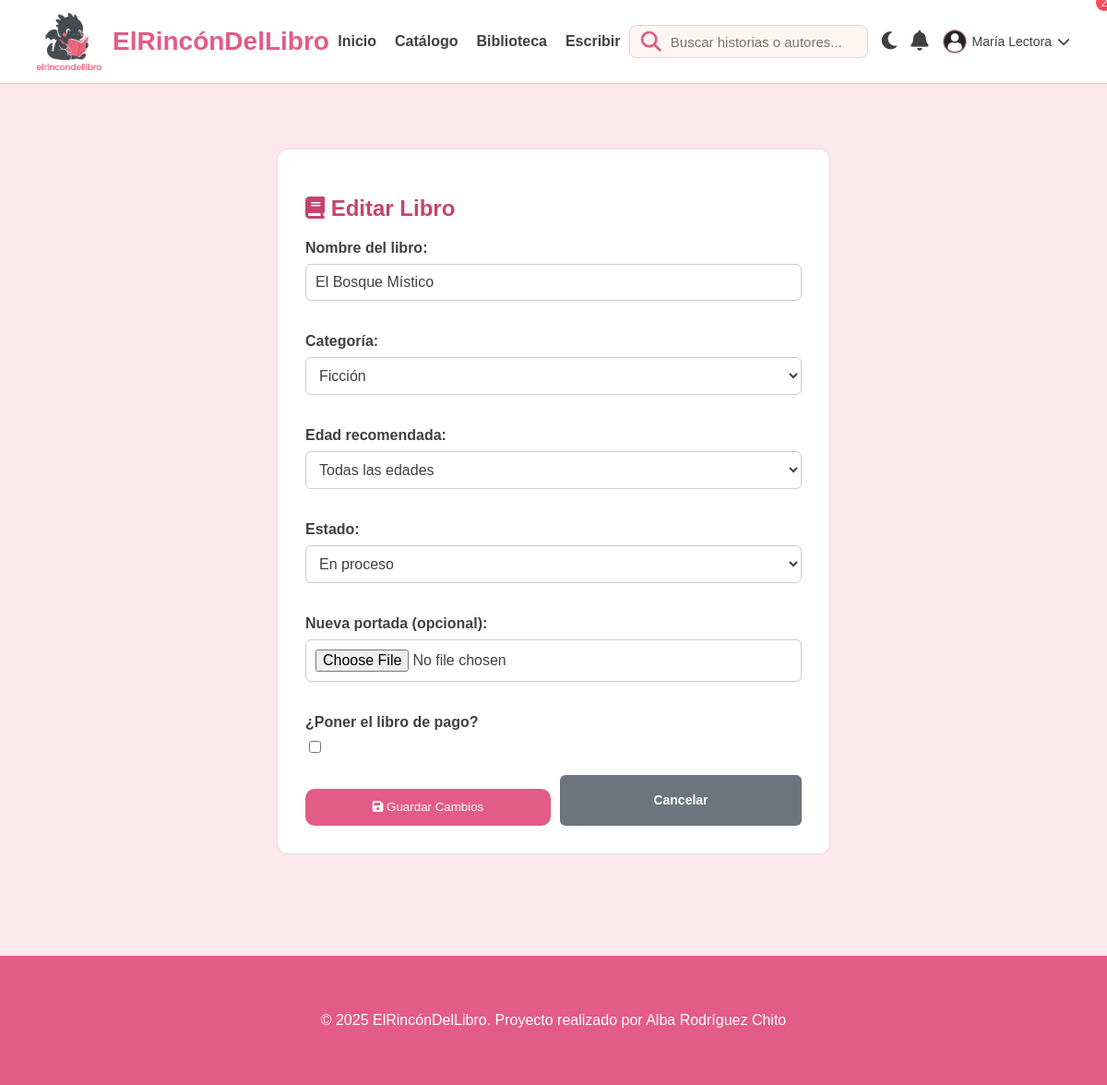
The page /editar_libro.php?id=1 (signed in) on the database its author committed.
### tables this page shows
CREATE TABLE IF NOT EXISTS usuarios (
    id_usuarios INT AUTO_INCREMENT PRIMARY KEY,
    nombre VARCHAR(100) NOT NULL,
    email VARCHAR(100) NOT NULL UNIQUE,
    password VARCHAR(255) NOT NULL,
    avatar VARCHAR(255),
    bio TEXT,
    activo TINYINT(1) DEFAULT 1,
    fecha_registro TIMESTAMP DEFAULT CURRENT_TIMESTAMP
);

CREATE TABLE IF NOT EXISTS libros (
    id_libros INT AUTO_INCREMENT PRIMARY KEY,
    usuario_id INT NOT NULL,
    categoria_id INT,
    titulo VARCHAR(255) NOT NULL,
    portada VARCHAR(255),
    precio DECIMAL(8,2) DEFAULT 0,
    edad_recomendada INT DEFAULT 0,
    estado VARCHAR(20) DEFAULT 'en_proceso',
    fecha_creacion TIMESTAMP DEFAULT CURRENT_TIMESTAMP,
    FOREIGN KEY (usuario_id) REFERENCES usuarios(id_usuarios) ON DELETE CASCADE,
    FOREIGN KEY (categoria_id) REFERENCES categorias(id_categorias) ON DELETE SET NULL
);

CREATE TABLE IF NOT EXISTS categorias (
    id_categorias INT AUTO_INCREMENT PRIMARY KEY,
    nombre VARCHAR(50) NOT NULL
);

### editar_libro.php (the view, shortened to what this page needs)
<?php
include 'conexion.php';
$id_libro = isset($_GET['id']) ? (int)$_GET['id'] : 0;
$usuario_id = $_SESSION['usuario_id'];
$sql = "SELECT * FROM libros WHERE id_libros = $id_libro AND usuario_id = $usuario_id";
$res = $conexion->query($sql);
$libro = $res->fetch_assoc();
$categorias = $conexion->query("SELECT * FROM categorias ORDER BY nombre");
?>
<!DOCTYPE html>
<html lang="es">
<head>
    <link rel="stylesheet" href="CSS/style1.css">
    <link rel="stylesheet" href="https://cdnjs.cloudflare.com/ajax/libs/font-awesome/6.5.0/css/all.min.css">
</head>
<body>
    <?php include 'partials/header.php'; ?>
    <div class="container">
        <div class="card-form" style="max-width: 600px; margin: 50px auto; padding: 30px; border: 1px solid #ddd; border-radius: 12px; background: #fff;">
            <h2 style="color: var(--rosa-800); margin-bottom: 20px;">
                <i class="fa-solid fa-book"></i> Editar Libro
            </h2>
            <form action="procesar_edicion_libro.php" method="POST" enctype="multipart/form-data">
                <div style="margin-bottom: 20px;">
                    <label for="nuevo_titulo" style="display: block; margin-bottom: 8px; font-weight: bold;">Nombre del libro:</label>
                    <input type="text" id="nuevo_titulo" name="nuevo_titulo"
                           value="<?php echo htmlspecialchars($libro['titulo']); ?>"
                           class="input-field" required style="width: 100%; padding: 10px; border: 1px solid #ccc; border-radius: 6px;">
                </div>
                <div style="margin-bottom: 20px;">
                    <label for="categoria_id" style="display: block; margin-bottom: 8px; font-weight: bold;">Categoría:</label>
                    <select id="categoria_id" name="categoria_id" class="input-field" style="width: 100%; padding: 10px; border: 1px solid #ccc; border-radius: 6px;">
                        <?php while ($cat = $categorias->fetch_assoc()): ?>
                            <option value="<?php echo $cat['id_categorias']; ?>" <?php echo $libro['categoria_id'] == $cat['id_categorias'] ? 'selected' : ''; ?>><?php echo htmlspecialchars($cat['nombre']); ?></option>
                        <?php endwhile; ?>
                    </select>
                </div>
                <div style="margin-bottom: 20px;">
                    <label for="edad_recomendada" style="display: block; margin-bottom: 8px; font-weight: bold;">Edad recomendada:</label>
                    <select id="edad_recomendada" name="edad_recomendada" class="input-field" style="width: 100%; padding: 10px; border: 1px solid #ccc; border-radius: 6px;">
                        <option value="0" <?php echo $libro['edad_recomendada'] == 0 ? 'selected' : ''; ?>>Todas las edades</option>
                    </select>
                </div>
                <div style="margin-bottom: 20px;">
                    <label for="estado" style="display: block; margin-bottom: 8px; font-weight: bold;">Estado:</label>
                    <select id="estado" name="estado" class="input-field" style="width: 100%; padding: 10px; border: 1px solid #ccc; border-radius: 6px;">
                        <option value="en_proceso" <?php echo $libro['estado'] == 'en_proceso' ? 'selected' : ''; ?>>En proceso</option>
                    </select>
                </div>
                <div style="margin-bottom: 20px;">
                    <label for="portada" style="display: block; margin-bottom: 8px; font-weight: bold;">Nueva portada (opcional):</label>
                    <input type="file" id="portada" name="portada" accept="image/*" class="input-field" style="width: 100%; padding: 10px; border: 1px solid #ccc; border-radius: 6px;">
                </div>
                <div style="margin-bottom: 20px;">
                    <label style="display: block; margin-bottom: 8px; font-weight: bold;">¿Poner el libro de pago?</label>
                    <input type="checkbox" id="es_pago" name="es_pago" <?php echo $libro['precio'] > 0 ? 'checked' : ''; ?> onchange="togglePrecio()">
                </div>
                <div style="display: flex; gap: 10px;">
                    <button type="submit" class="btn-primary" style="flex: 1;">
                        <i class="fa-solid fa-floppy-disk"></i> Guardar Cambios
                    </button>
                    <a href="escribir.php" class="btn-secondary" style="flex: 1; text-align: center; text-decoration: none; line-height: 2.5; background: #6c757d; color: white; border-radius: 6px;">
                        Cancelar
                    </a>
                </div>
            </form>
        </div>
    </div>
    <?php include 'partials/footer.php'; ?>
</body>
</html>

### partials/header.php (shortened to what this page needs)
<?php
include 'conexion.php';
$nombre_usuario = isset($_SESSION['usuario_nombre']) ? $_SESSION['usuario_nombre'] : null;
$usuario_id = isset($_SESSION['usuario_id']) ? $_SESSION['usuario_id'] : null;
$notif_count = 0;
if ($usuario_id) {
    $res_count = $conexion->query("SELECT COUNT(*) AS total FROM notificaciones WHERE usuario_id = $usuario_id AND leida = 0");
    if ($res_count) {
        $row_count = $res_count->fetch_assoc();
        $notif_count = $row_count['total'] ?? 0;
    }
    $avatar_url = 'img/user-default.png';
    $res_avatar = $conexion->query("SELECT avatar FROM usuarios WHERE id_usuarios = $usuario_id LIMIT 1");
    if ($res_avatar && $res_avatar->num_rows === 1) {
        $row = $res_avatar->fetch_assoc();
        if (!empty($row['avatar'])) {
            $avatar_url = $row['avatar'];
        }
    }
}
?>
<header class="header">
    <div class="container header-inner">
        <div class="header-left">
            <img src="img/dragon1.png" class="logo-dragon" alt="logo">
            <h1 class="logo-text">ElRincónDelLibro</h1>
        </div>
        <nav class="nav-menu">
            <a href="index.php">Inicio</a>
            <a href="catalogo.php">Catálogo</a>
            <a href="biblioteca.php">Biblioteca</a>
            <a href="escribir.php">Escribir</a>
        </nav>
        <div class="header-right">
            <form action="catalogo.php" method="GET" class="search-box">
                <i class="fa-solid fa-magnifying-glass search-icon"></i>
                <input type="text" name="search" placeholder="Buscar historias o autores..." value="<?php echo isset($_GET['search']) ? htmlspecialchars($_GET['search']) : ''; ?>">
            </form>
            <div class="dark-mode-switch" onclick="toggleDarkMode()" title="Cambiar modo">
                <i id="dark-icon" class="fa-solid fa-moon"></i>
            </div>
            <div class="notification-dropdown">
                <div class="notification-trigger" id="notifTrigger">
                    <i class="fa-solid fa-bell"></i>
                    <?php if ($nombre_usuario && $notif_count > 0): ?>
                        <span class="notif-count" style="position: absolute; top: -6px; right: -6px; background: #ff4757; color: white; border-radius: 50%; width: 18px; height: 18px; display: inline-flex; align-items: center; justify-content: center; font-size: 0.75rem;"><?php echo $notif_count; ?></span>
                    <?php endif; ?>
                </div>
            </div>
            <?php if ($nombre_usuario): ?>
                <div class="user-menu">
                    <div class="user-trigger">
                        <div class="avatar-container">
                            <img src="<?php echo htmlspecialchars($avatar_url); ?>" alt="Usuario" class="img-login-header">
                        </div>
                        <span class="user-name-text"><?= htmlspecialchars($nombre_usuario) ?></span>
                        <i class="fa-solid fa-chevron-down icon-arrow"></i>
                    </div>
                </div>
            <?php else: ?>
                <a href="login.php" class="login-link"><i class="fa-solid fa-user"></i></a>
            <?php endif; ?>
        </div>
    </div>
</header>

### CSS/style1.css (style rules this page uses)
:root { --rosa-50: #FCE8ED; --rosa-200: #F7B7C8; --rosa-400: #F185A5; --rosa-600: #E35B87; --rosa-800: #C5446C; --crema: #FFF6F2; --gris-100: #F7F7F7; --gris-300: #D5D5D5; --gris-700: #404040; --max-width: 1200px; --color-fondo: var(--rosa-50); --color-texto: var(--gris-700); --color-blanco-elementos: #ffffff; --color-borde: var(--gris-300); --sombra: rgba(0, 0, 0, 0.1); }
* { box-sizing: border-box; }
body { margin: 0; background: var(--color-fondo); font-family: "Verdana", sans-serif; color: var(--color-texto); transition: background 0.3s ease, color 0.3s ease; }
img { display: block; max-width: 100%; }
.container { max-width: var(--max-width); margin: auto; padding: 20px 40px; }
.header { background: var(--color-blanco-elementos); backdrop-filter: blur(6px); border-bottom: 1px solid var(--color-borde); position: sticky; top: 0; z-index: 20; }
.header-inner { display: flex; justify-content: space-between; align-items: center; height: 90px; }
.header-left { display: flex; align-items: center; gap: 12px; }
.logo-dragon { width: 70px; }
.logo-text { font-size: 28px; font-weight: 700; color: var(--rosa-600); }
.nav-menu { display: flex; gap: 20px; }
.nav-menu a { text-decoration: none; color: var(--color-texto); font-size: 16px; font-weight: 600; }
.search-box { display: flex; align-items: center; background: var(--crema); border: 1px solid var(--color-borde); padding: 6px 12px; border-radius: 8px; }
.search-box input { border: none; outline: none; background: transparent; margin-left: 8px; font-size: 15px; color: var(--color-texto); }
.search-icon { color: var(--rosa-600); }
.header-right { display: flex; align-items: center; gap: 15px; font-size: 22px; color: var(--color-texto); }
.btn-primary { margin-top: 15px; background: var(--rosa-600); color: white; border: none; padding: 12px 20px; border-radius: 10px; cursor: pointer; transition: background 0.3s ease, transform 0.2s ease; }
.btn-secondary { background: var(--rosa-400); color: white; border: none; padding: 10px 18px; border-radius: 8px; font-family: "Verdana", sans-serif; font-size: 14px; font-weight: 600; cursor: pointer; transition: background 0.3s ease, transform 0.2s ease; display: inline-flex; align-items: center; justify-content: center; gap: 8px; }
.input-field { width: 100%; padding: 10px; background: var(--color-blanco-elementos); color: var(--color-texto); border: 1px solid var(--color-borde); border-radius: 8px; font-size: 16px; margin-bottom: 15px; }
.user-menu { position: relative; display: flex; align-items: center; }
.user-trigger { display: flex; align-items: center; gap: 6px; cursor: pointer; font-size: 14px; }
.avatar-container { width: 26px; height: 26px; min-width: 26px; min-height: 26px; border-radius: 50%; overflow: hidden; border: 1.5px solid var(--rosa-400); display: flex; align-items: center; justify-content: center; background: #fff; }
.img-login-header { width: 26px; height: 26px; object-fit: cover; }
.card-form { background: var(--color-blanco-elementos); padding: 20px; border-radius: 12px; margin-bottom: 30px; border: 1px solid var(--color-borde); }

### rows shown on the page
usuarios: avatar (placeholder picture)
libros: nuevo_titulo "El Bosque Místico", categoria_id "Ficción", edad_recomendada "Todas las edades", estado "En proceso"

### other values the page prints
$nombre_usuario "María Lectora"
